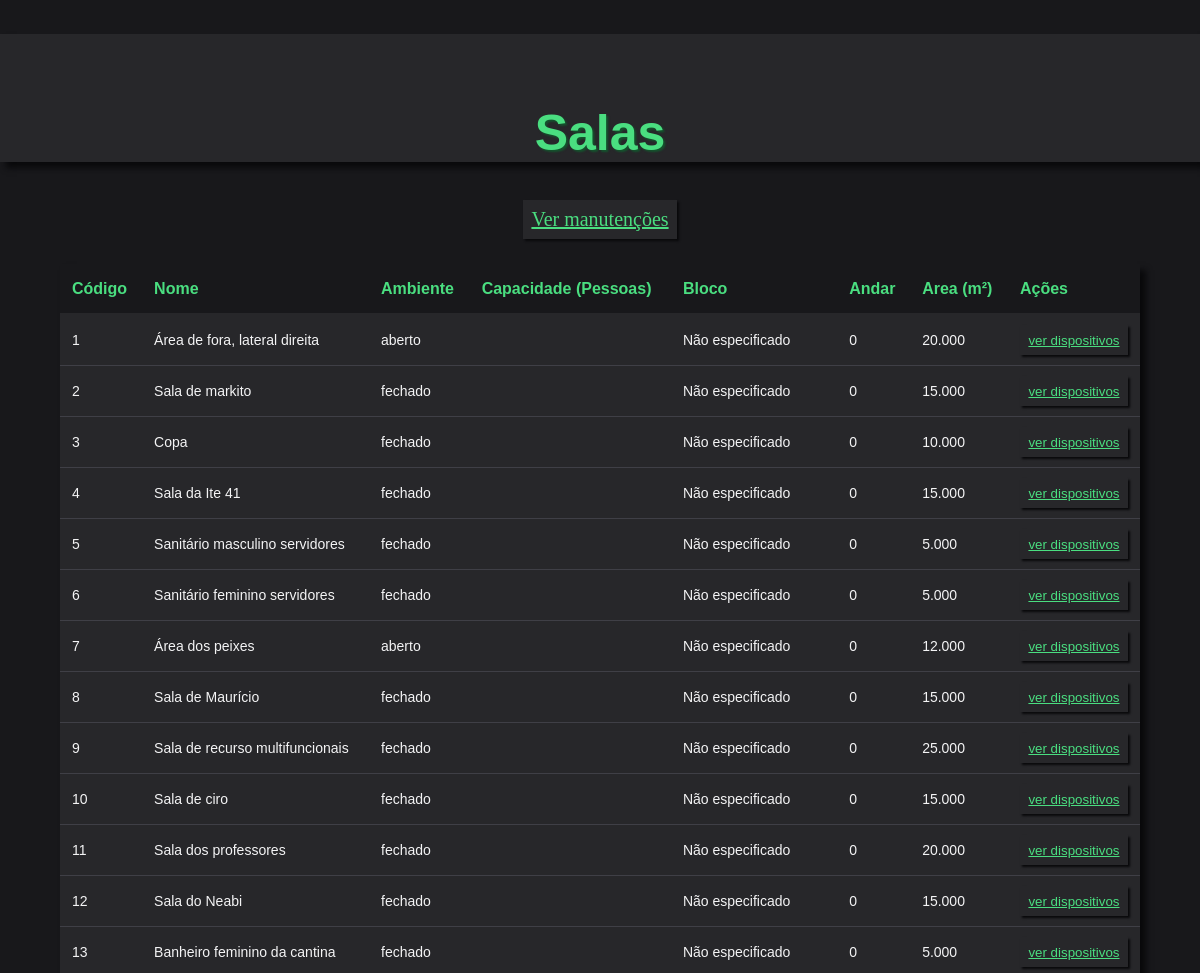
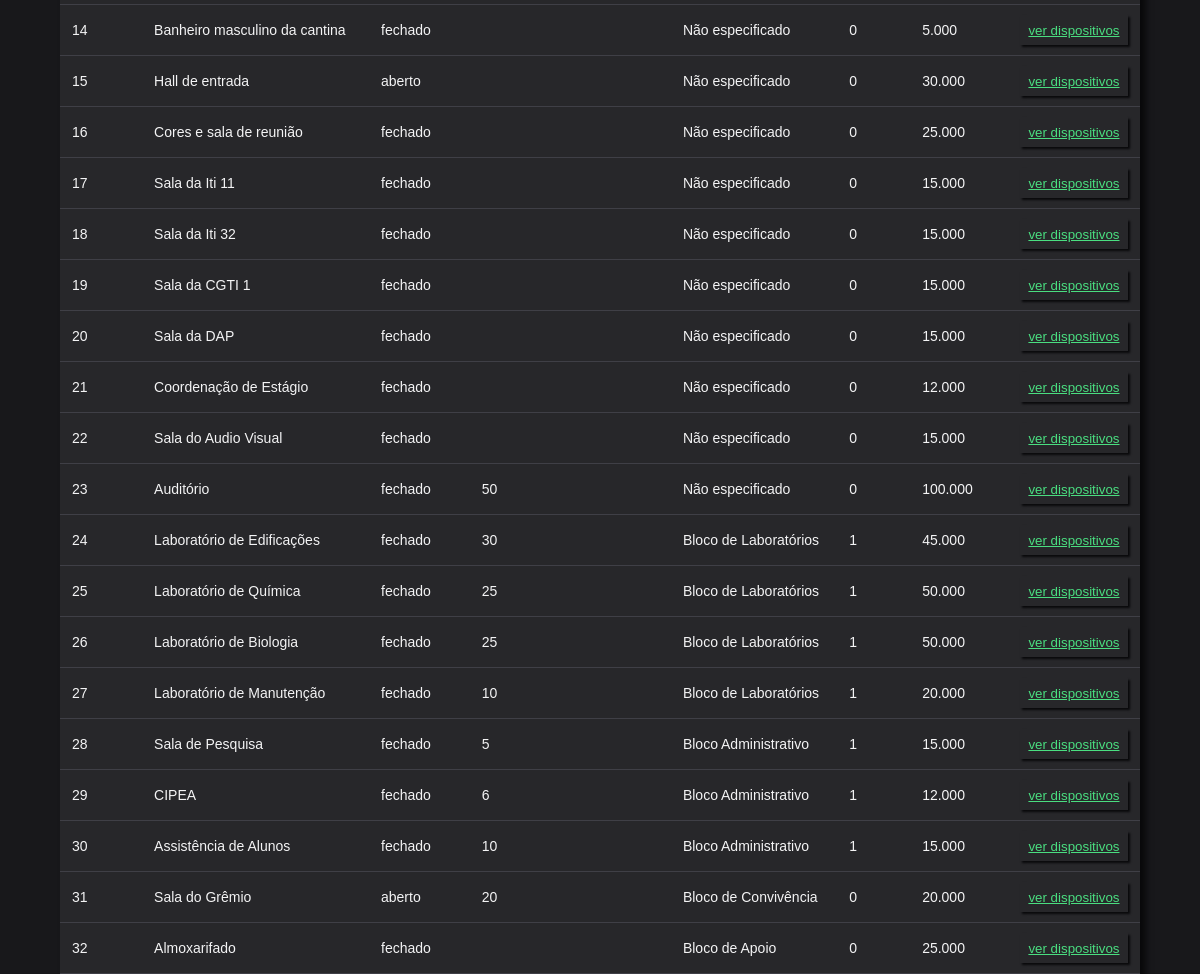
Screenshot of /mapa.php with the database file from the repository (2 pictures, top to bottom).
### tables this page shows
CREATE TABLE Sala(
    cod_sala INTEGER AUTO_INCREMENT PRIMARY KEY,
    area_m2 DECIMAL(16, 3) NOT NULL,
    bloco VARCHAR(64) NOT NULL,
    andar INTEGER NOT NULL CHECK(andar >= 0),
    tipo_ambiente VARCHAR(7) CHECK(tipo_ambiente IN ('aberto', 'fechado')),
    nome VARCHAR(128) NOT NULL,
    capacidade_pessoas INTEGER
);

### mapa.php (the view, shortened to what this page needs)
<?php
    require_once 'conexao.php';
$sql = "SELECT * FROM Sala ORDER BY cod_sala";
$resultado = mysqli_query($conn, $sql);
$salas = mysqli_fetch_all($resultado, MYSQLI_ASSOC);
?>
<!DOCTYPE html>
<html lang="pt">
<head>
    <link rel="stylesheet" href="style.css">
</head>
<body>
    <h1>Salas</h1>
    <p>
        <a href="manutencoes.php">Ver manutenções</a>
    </p>
    <table>
        <tr>
            <th>Código</th>
            <th>Nome</th>
            <th>Ambiente</th>
            <th>Capacidade (Pessoas)</th>
            <th>Bloco</th>
            <th>Andar</th>
            <th>Area (m²)</th>
            <th>Ações</th>
        </tr>
        <?php foreach ($salas as $sala): ?>
            <tr>
                <td><?= htmlspecialchars($sala['cod_sala']) ?></td>
                <td><?= htmlspecialchars($sala['nome']) ?></td>
                <td><?= htmlspecialchars($sala['tipo_ambiente']) ?></td>
                <td><?= htmlspecialchars($sala['capacidade_pessoas']) ?></td>
                <td><?= htmlspecialchars($sala['bloco']) ?></td>
                <td><?= htmlspecialchars($sala['andar']) ?></td>
                <td><?= htmlspecialchars($sala['area_m2']) ?></td>
                <td>
                    <a href="dispositivos.php?cod_sala=<?= htmlspecialchars($sala['area_m2']) ?>"><button>ver dispositivos</button></a>
                </td>
            </tr>
        <?php endforeach; ?>
    </table>
</body>
</html>

### style.css (style rules this page uses)
body { display: flex; background-color: rgb(24, 24, 27); margin: 0px; height: 100vh; flex-direction: column; justify-content: flex-start; align-items: center; }
h1 { background-color: rgb(39, 39, 42); height:240px; width: 100%; padding: 0px; padding-top: 70px; display: flex; justify-content: center; align-items: center; text-align: center; top: -330px; font-size: 50px; color: rgb(74, 222, 128); font-family: sans-serif; text-shadow: 2px 2px 2px rgb(20, 83, 45); box-shadow: 6px 6px 6px rgb(9, 9, 11); }
button { display: flex; justify-content: center; align-items: center; height: 30px; width: 100%; background-color: rgb(39, 39, 42); box-shadow: 2px 2px 2px rgb(9, 9, 11); border: transparent; color: rgb(74, 222, 128); cursor: pointer; }
p { color: rgb(244, 244, 245); font-size: 20px; top: 30px; background-color: rgb(39, 39, 42); box-shadow: 2px 2px 2px rgb(9, 9, 11); padding: 8px; margin: 5px; }
a { color: rgb(74, 222, 128); }
p { color:#4ade80; display: flex; justify-content: center; align-items: center; }
table { width: 90%; max-width: 1200px; border-collapse: collapse; background-color: rgb(39, 39, 42); box-shadow: 6px 6px 6px rgb(9, 9, 11); font-family: sans-serif; margin-top: 20px; }
tr { height: 50px; }
th { background-color: rgb(24, 24, 27); color: rgb(74, 222, 128); padding: 12px; text-align: left; border-bottom: 2px solid rgb(39, 39, 42); font-size: 16px; }
td { padding: 10px 12px; color: rgb(244, 244, 245); border-bottom: 1px solid rgb(63, 63, 70); font-size: 14px; }

### rows the page displays
sala: cod_sala "1", nome "Área de fora, lateral direita", tipo_ambiente "aberto", bloco "Não especificado", andar "0", area_m2 "20.000"
sala: cod_sala "2", nome "Sala de markito", tipo_ambiente "fechado", bloco "Não especificado", andar "0", area_m2 "15.000"
sala: cod_sala "3", nome "Copa", tipo_ambiente "fechado", bloco "Não especificado", andar "0", area_m2 "10.000"
sala: cod_sala "4", nome "Sala da Ite 41", tipo_ambiente "fechado", bloco "Não especificado", andar "0", area_m2 "15.000"
sala: cod_sala "5", nome "Sanitário masculino servidores", tipo_ambiente "fechado", bloco "Não especificado", andar "0", area_m2 "5.000"
sala: cod_sala "6", nome "Sanitário feminino servidores", tipo_ambiente "fechado", bloco "Não especificado", andar "0", area_m2 "5.000"
sala: cod_sala "7", nome "Área dos peixes", tipo_ambiente "aberto", bloco "Não especificado", andar "0", area_m2 "12.000"
sala: cod_sala "8", nome "Sala de Maurício", tipo_ambiente "fechado", bloco "Não especificado", andar "0", area_m2 "15.000"
sala: cod_sala "9", nome "Sala de recurso multifuncionais", tipo_ambiente "fechado", bloco "Não especificado", andar "0", area_m2 "25.000"
sala: cod_sala "10", nome "Sala de ciro", tipo_ambiente "fechado", bloco "Não especificado", andar "0", area_m2 "15.000"
sala: cod_sala "11", nome "Sala dos professores", tipo_ambiente "fechado", bloco "Não especificado", andar "0", area_m2 "20.000"
sala: cod_sala "12", nome "Sala do Neabi", tipo_ambiente "fechado", bloco "Não especificado", andar "0", area_m2 "15.000"
sala: cod_sala "13", nome "Banheiro feminino da cantina", tipo_ambiente "fechado", bloco "Não especificado", andar "0", area_m2 "5.000"
sala: cod_sala "14", nome "Banheiro masculino da cantina", tipo_ambiente "fechado", bloco "Não especificado", andar "0", area_m2 "5.000"
sala: cod_sala "15", nome "Hall de entrada", tipo_ambiente "aberto", bloco "Não especificado", andar "0", area_m2 "30.000"
sala: cod_sala "16", nome "Cores e sala de reunião", tipo_ambiente "fechado", bloco "Não especificado", andar "0", area_m2 "25.000"
sala: cod_sala "17", nome "Sala da Iti 11", tipo_ambiente "fechado", bloco "Não especificado", andar "0", area_m2 "15.000"
sala: cod_sala "18", nome "Sala da Iti 32", tipo_ambiente "fechado", bloco "Não especificado", andar "0", area_m2 "15.000"
sala: cod_sala "19", nome "Sala da CGTI 1", tipo_ambiente "fechado", bloco "Não especificado", andar "0", area_m2 "15.000"
sala: cod_sala "20", nome "Sala da DAP", tipo_ambiente "fechado", bloco "Não especificado", andar "0", area_m2 "15.000"
sala: cod_sala "21", nome "Coordenação de Estágio", tipo_ambiente "fechado", bloco "Não especificado", andar "0", area_m2 "12.000"
sala: cod_sala "22", nome "Sala do Audio Visual", tipo_ambiente "fechado", bloco "Não especificado", andar "0", area_m2 "15.000"
sala: cod_sala "23", nome "Auditório", tipo_ambiente "fechado", capacidade_pessoas "50", bloco "Não especificado", andar "0", area_m2 "100.000"
sala: cod_sala "24", nome "Laboratório de Edificações", tipo_ambiente "fechado", capacidade_pessoas "30", bloco "Bloco de Laboratórios", andar "1", area_m2 "45.000"
sala: cod_sala "25", nome "Laboratório de Química", tipo_ambiente "fechado", capacidade_pessoas "25", bloco "Bloco de Laboratórios", andar "1", area_m2 "50.000"
sala: cod_sala "26", nome "Laboratório de Biologia", tipo_ambiente "fechado", capacidade_pessoas "25", bloco "Bloco de Laboratórios", andar "1", area_m2 "50.000"
sala: cod_sala "27", nome "Laboratório de Manutenção", tipo_ambiente "fechado", capacidade_pessoas "10", bloco "Bloco de Laboratórios", andar "1", area_m2 "20.000"
sala: cod_sala "28", nome "Sala de Pesquisa", tipo_ambiente "fechado", capacidade_pessoas "5", bloco "Bloco Administrativo", andar "1", area_m2 "15.000"
sala: cod_sala "29", nome "CIPEA", tipo_ambiente "fechado", capacidade_pessoas "6", bloco "Bloco Administrativo", andar "1", area_m2 "12.000"
sala: cod_sala "30", nome "Assistência de Alunos", tipo_ambiente "fechado", capacidade_pessoas "10", bloco "Bloco Administrativo", andar "1", area_m2 "15.000"
sala: cod_sala "31", nome "Sala do Grêmio", tipo_ambiente "aberto", capacidade_pessoas "20", bloco "Bloco de Convivência", andar "0", area_m2 "20.000"
sala: cod_sala "32", nome "Almoxarifado", tipo_ambiente "fechado", bloco "Bloco de Apoio", andar "0", area_m2 "25.000"
